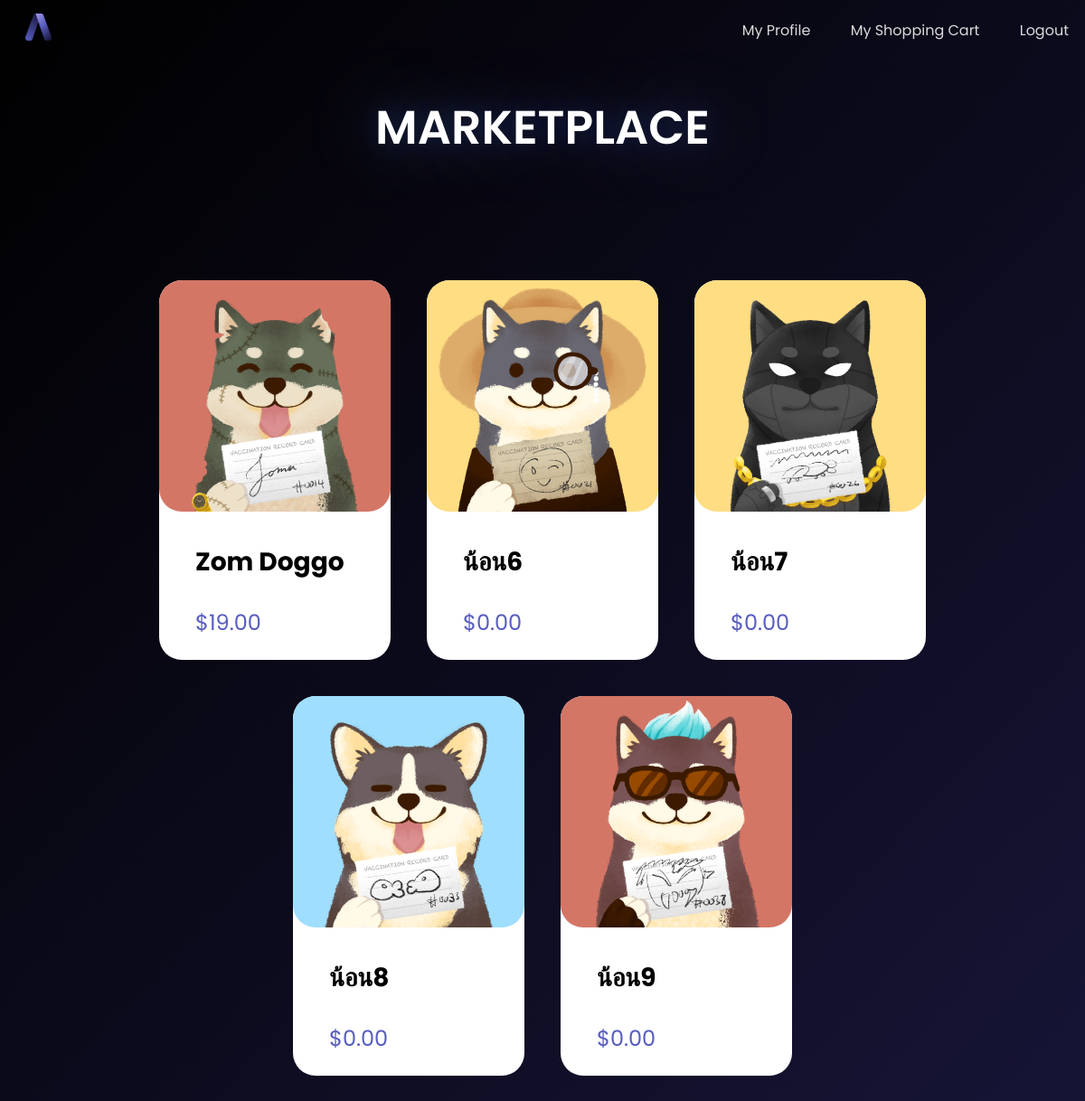
/marketplace, run on the app's committed database.
### app_amonze/models.py (models this page shows, shortened)
class Item (models.Model):
    item_id = models.BigAutoField(primary_key=True)
    item_name = models.CharField(max_length=50)
    item_image = models.ImageField(null=True)
    description = models.TextField(default="No description")
    price = models.DecimalField(max_digits=5, decimal_places=2, default=0.00)

### app_amonze/views.py (the view)
# urls.py: path('marketplace', views.marketplace, name  = 'marketplace'),
def marketplace(request):
    items = Item.objects.all()
    context = { 'items':items }
    return render(request, 'marketplace.html', context)

### app_amonze/templates/marketplace.html (shortened to what this page needs)
<!DOCTYPE html>
{% load static %}
<html lang="en">
<head>
</head>
<body>
    <div class="navbar">
        <div class="home">
            <a href="{% url 'home' %}">
                <img src="media/images/logo.png" href="{% url 'home' %}" class="logo">
            </a>
        </div>
        <div class="navbut">
            <a class='profile' href="/profile">My Profile</a>
            <a class="cart" href="/cart">My Shopping Cart</a>
            <a class="logout" href="/logout">Logout</a>
        </div>
    </div>
    <div class="market_header">
        <h2>MARKETPLACE</h2>
    </div>
    <div class="market_container">
        {% for item in items %}
        <div class="item_wrapper">
            <a href="item/{{item.item_id}}">
                <img class="item_img" src="{{ item.item_image.url }}">
                <div class="item_desc">
                    <ul>
                        <h3 style="color: black;"> {{ item.item_name }} </h3>
                        <p style="color: #585DC0;"> ${{item.price}} </p>
                    </ul>
                </div>
            </a>
        </div>
        {% endfor %}
    </div>
</body>
</html>

### app_amonze/templates/marketplace.html (style rules this page uses)
body { font-family: 'Poppins', sans-serif; font-weight: 400; background-image: linear-gradient(to top left, rgba(23, 21, 55, 1), rgba(0, 0, 0, 1)); height: 96vh; background-repeat: no-repeat; background-attachment: fixed; }
.market_header { display: flex; color: white; place-content: center; }
.market_header h2 { font-weight: 600; font-size: 52px; text-shadow: 0 0 80px rgb(192 219 255 / 35%), 0 0 32px rgb(65 120 255 / 24%); padding-bottom: 40px; margin-top: 40px; margin-bottom: 20px; }
.market_container { padding: 50px; display: flex; flex-wrap: wrap; justify-content: center; }
.item_wrapper { margin: 20px; background: white; border-radius: 25px; width: 256px; }
.item_wrapper a { text-decoration: none; }
.item_desc { margin-bottom: 5%; font-size: 24px; }
.item_img { width: 100%; border-radius: 25px; }
.navbar { margin: 10px; display: flex; flex-wrap: wrap; justify-content: space-between; margin-top: 15px; align-items: center; }
.navbar a { margin-left: 40px; color: rgba(255, 255, 255, 0.85); text-decoration: none; }
.home a { margin-left: 10px; }
.logo { height: 30px; }

### data on the page
Item: item_image (picture), item_name "Zom Doggo", price "19.00"
Item: item_image (picture), item_name "น้อน6", price "0.00"
Item: item_image (picture), item_name "น้อน7", price "0.00"
Item: item_image (picture), item_name "น้อน8", price "0.00"
Item: item_image (picture), item_name "น้อน9", price "0.00"
